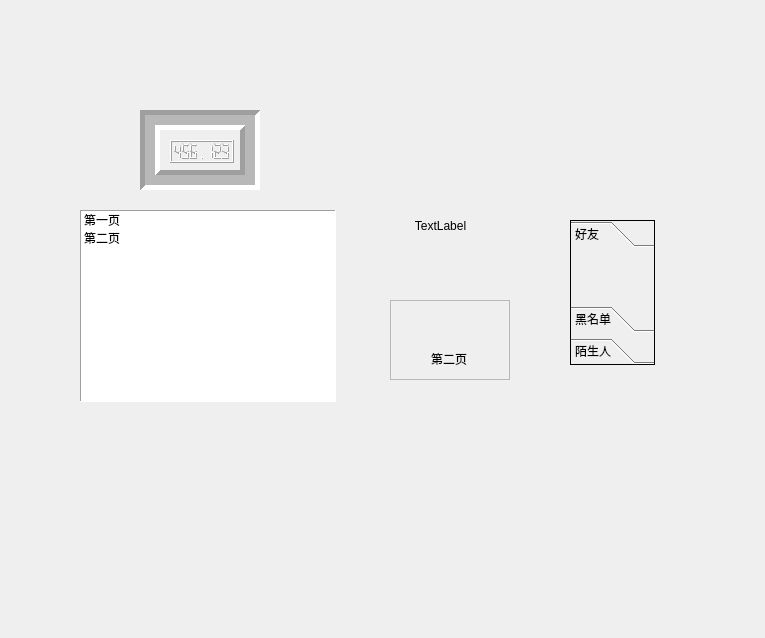
<?xml version="1.0" encoding="UTF-8"?>
<ui version="4.0">
 <class>MyWidget</class>
 <widget class="QWidget" name="MyWidget">
  <property name="geometry">
   <rect>
    <x>0</x>
    <y>0</y>
    <width>765</width>
    <height>638</height>
   </rect>
  </property>
  <property name="windowTitle">
   <string>MyWidget</string>
  </property>
  <widget class="QFrame" name="frame">
   <property name="geometry">
    <rect>
     <x>140</x>
     <y>110</y>
     <width>120</width>
     <height>80</height>
    </rect>
   </property>
   <property name="frameShape">
    <enum>QFrame::Box</enum>
   </property>
   <property name="frameShadow">
    <enum>QFrame::Sunken</enum>
   </property>
   <property name="lineWidth">
    <number>5</number>
   </property>
   <property name="midLineWidth">
    <number>10</number>
   </property>
   <widget class="QLCDNumber" name="lcdNumber">
    <property name="geometry">
     <rect>
      <x>30</x>
      <y>30</y>
      <width>64</width>
      <height>23</height>
     </rect>
    </property>
    <property name="digitCount">
     <number>7</number>
    </property>
    <property name="value" stdset="0">
     <double>456.122999999999990</double>
    </property>
   </widget>
  </widget>
  <widget class="QLabel" name="label">
   <property name="geometry">
    <rect>
     <x>360</x>
     <y>200</y>
     <width>161</width>
     <height>51</height>
    </rect>
   </property>
   <property name="text">
    <string>TextLabel</string>
   </property>
   <property name="alignment">
    <set>Qt::AlignCenter</set>
   </property>
  </widget>
  <widget class="QListWidget" name="listWidget">
   <property name="geometry">
    <rect>
     <x>80</x>
     <y>210</y>
     <width>256</width>
     <height>192</height>
    </rect>
   </property>
   <property name="frameShape">
    <enum>QFrame::Panel</enum>
   </property>
   <item>
    <property name="text">
     <string>第一页</string>
    </property>
   </item>
   <item>
    <property name="text">
     <string>第二页</string>
    </property>
   </item>
  </widget>
  <widget class="QStackedWidget" name="stackedWidget">
   <property name="geometry">
    <rect>
     <x>390</x>
     <y>300</y>
     <width>120</width>
     <height>80</height>
    </rect>
   </property>
   <property name="frameShape">
    <enum>QFrame::StyledPanel</enum>
   </property>
   <property name="currentIndex">
    <number>1</number>
   </property>
   <widget class="QWidget" name="page">
    <widget class="QLabel" name="label_2">
     <property name="geometry">
      <rect>
       <x>30</x>
       <y>30</y>
       <width>72</width>
       <height>15</height>
      </rect>
     </property>
     <property name="text">
      <string>第一页</string>
     </property>
    </widget>
   </widget>
   <widget class="QWidget" name="page_2">
    <widget class="QLabel" name="label_3">
     <property name="geometry">
      <rect>
       <x>40</x>
       <y>50</y>
       <width>72</width>
       <height>15</height>
      </rect>
     </property>
     <property name="text">
      <string>第二页</string>
     </property>
    </widget>
   </widget>
  </widget>
  <widget class="QToolBox" name="toolBox">
   <property name="geometry">
    <rect>
     <x>570</x>
     <y>220</y>
     <width>85</width>
     <height>145</height>
    </rect>
   </property>
   <property name="frameShape">
    <enum>QFrame::Box</enum>
   </property>
   <property name="currentIndex">
    <number>0</number>
   </property>
   <widget class="QWidget" name="page_3">
    <property name="geometry">
     <rect>
      <x>0</x>
      <y>0</y>
      <width>83</width>
      <height>53</height>
     </rect>
    </property>
    <attribute name="label">
     <string>好友</string>
    </attribute>
   </widget>
   <widget class="QWidget" name="page_5">
    <attribute name="label">
     <string>黑名单</string>
    </attribute>
   </widget>
   <widget class="QWidget" name="page_4">
    <property name="geometry">
     <rect>
      <x>0</x>
      <y>0</y>
      <width>83</width>
      <height>53</height>
     </rect>
    </property>
    <attribute name="label">
     <string>陌生人</string>
    </attribute>
   </widget>
  </widget>
 </widget>
 <layoutdefault spacing="6" margin="11"/>
 <resources/>
 <connections>
  <connection>
   <sender>listWidget</sender>
   <signal>currentRowChanged(int)</signal>
   <receiver>stackedWidget</receiver>
   <slot>setCurrentIndex(int)</slot>
   <hints>
    <hint type="sourcelabel">
     <x>478</x>
     <y>470</y>
    </hint>
    <hint type="destinationlabel">
     <x>299</x>
     <y>528</y>
    </hint>
   </hints>
  </connection>
 </connections>
</ui>
